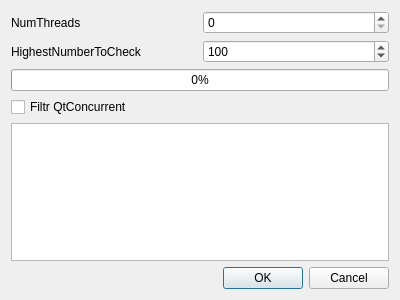
<?xml version="1.0" encoding="UTF-8"?>
<ui version="4.0">
 <class>PrimeGUI</class>
 <widget class="QDialog" name="PrimeGUI">
  <property name="geometry">
   <rect>
    <x>0</x>
    <y>0</y>
    <width>400</width>
    <height>300</height>
   </rect>
  </property>
  <property name="windowTitle">
   <string>Wątki pierwsze</string>
  </property>
  <layout class="QVBoxLayout" name="verticalLayout">
   <item>
    <layout class="QHBoxLayout" name="horizontalLayout">
     <item>
      <widget class="QLabel" name="label">
       <property name="text">
        <string>NumThreads</string>
       </property>
      </widget>
     </item>
     <item>
      <widget class="QSpinBox" name="numThreadsSpinbox"/>
     </item>
    </layout>
   </item>
   <item>
    <layout class="QHBoxLayout" name="horizontalLayout_2">
     <item>
      <widget class="QLabel" name="label_2">
       <property name="text">
        <string>HighestNumberToCheck</string>
       </property>
      </widget>
     </item>
     <item>
      <widget class="QSpinBox" name="highestNumberSpinbox">
       <property name="maximum">
        <number>999999999</number>
       </property>
       <property name="singleStep">
        <number>100</number>
       </property>
       <property name="value">
        <number>100</number>
       </property>
      </widget>
     </item>
    </layout>
   </item>
   <item>
    <widget class="QProgressBar" name="progressBar">
     <property name="value">
      <number>0</number>
     </property>
    </widget>
   </item>
   <item>
    <widget class="QCheckBox" name="concurrentBox">
     <property name="text">
      <string>Filtr QtConcurrent</string>
     </property>
    </widget>
   </item>
   <item>
    <widget class="QTextEdit" name="resultsEdit">
     <property name="readOnly">
      <bool>true</bool>
     </property>
    </widget>
   </item>
   <item>
    <widget class="QDialogButtonBox" name="buttonBox">
     <property name="orientation">
      <enum>Qt::Horizontal</enum>
     </property>
     <property name="standardButtons">
      <set>QDialogButtonBox::Cancel|QDialogButtonBox::Ok</set>
     </property>
    </widget>
   </item>
  </layout>
 </widget>
 <resources/>
 <connections>
  <connection>
   <sender>buttonBox</sender>
   <signal>accepted()</signal>
   <receiver>PrimeGUI</receiver>
   <slot>accept()</slot>
   <hints>
    <hint type="sourcelabel">
     <x>248</x>
     <y>254</y>
    </hint>
    <hint type="destinationlabel">
     <x>157</x>
     <y>274</y>
    </hint>
   </hints>
  </connection>
  <connection>
   <sender>buttonBox</sender>
   <signal>rejected()</signal>
   <receiver>PrimeGUI</receiver>
   <slot>reject()</slot>
   <hints>
    <hint type="sourcelabel">
     <x>316</x>
     <y>260</y>
    </hint>
    <hint type="destinationlabel">
     <x>286</x>
     <y>274</y>
    </hint>
   </hints>
  </connection>
 </connections>
</ui>
